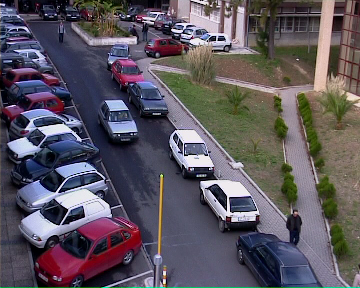
%> input picture Labs/MATERIAL/Pedestrian_dataBase/ped7c1352.tif, 360 x 288 px
$ octave Similarity-Metrics-in-Images.m   (GNU Octave 9; MATLAB toolbox functions it lacks are replaced by stand-ins)
%> lines starting %> are read from the running program, lines starting %| are printed output that depends on the picture


% Diferen鏰 de histogramas de imagens a cores,
% como medida de (de)semelhan鏰

clear all,

myPath = 'D:\CVI\JanPIV\teoricas\demos\database\';

N = 100; % Histograma de c魊 com 100 bins

img1 = imread(strcat(myPath,'ped7c1352.tif'));
%> img1 is the input picture: size 288x360x3 uint8; mean R, G, B 91.9, 86, 95.2
figure,
subplot(2,3,1);imshow(img1);
[nlin ncol dummy]=size(img1);
%> nlin = 288; ncol = 360; dummy = 3
npixels = nlin*ncol;
%> npixels = 103680
hr = imhist(img1(:,:,1),N)/npixels;
%> hr = 100 values, max 0.0293 at index 34, min 9.65e-06 at index 99, mean 0.01
hg = imhist(img1(:,:,2),N)/npixels;
%> hg = 100 values, max 0.0329 at index 34, min 9.65e-06 at index 97, mean 0.01
hb = imhist(img1(:,:,3),N)/npixels;
%> hb = 100 values, max 0.0341 at index 31, min 0.000858 at index 99, mean 0.01
H1 = [hr' hg' hb'];
%> H1 = 300 values, max 0.0341 at index 231, min 9.65e-06 at index 99, mean 0.01
subplot(2,3,4),bar(H1);

img2 = imread(strcat(myPath,'ped7c1350.tif'));
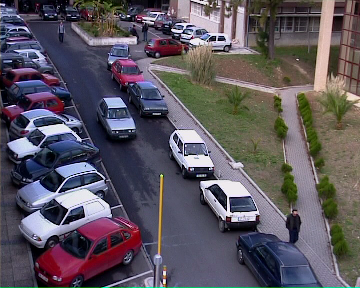
%> input picture Labs/MATERIAL/Pedestrian_dataBase/ped7c1350.tif, 360 x 288 px
%> img2 is the input picture: size 288x360x3 uint8; mean R, G, B 91.8, 85.9, 95.2
subplot(2,3,2);imshow(img2);
[nlin ncol dummy]=size(img2);
npixels = nlin*ncol;
hr = imhist(img2(:,:,1),N)/npixels;
%> hr = 100 values, max 0.0291 at index 34, min 3.86e-05 at index 99, mean 0.01
hg = imhist(img2(:,:,2),N)/npixels;
%> hg = 100 values, max 0.0319 at index 1, min 0 at index 99, mean 0.01
hb = imhist(img2(:,:,3),N)/npixels;
%> hb = 100 values, max 0.0341 at index 32, min 0.00108 at index 99, mean 0.01
H2 = [hr' hg' hb'];
%> H2 = 300 values, max 0.0341 at index 232, min 0 at index 199, mean 0.01
subplot(2,3,5),bar(H2);

img3 = imread(strcat(myPath,'Tiger2.jpg'));
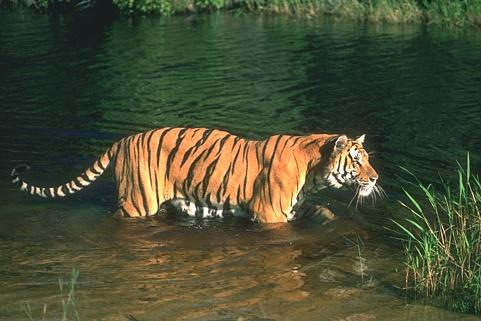
%> input picture Labs/MATERIAL/database/Tiger2.jpg, 481 x 321 px
%> img3 is the input picture: size 321x481x3 uint8; mean R, G, B 73, 76.9, 51.8
subplot(2,3,3),imshow(img3);
[nlin ncol dummy]=size(img3);
%> nlin = 321; ncol = 481
npixels = nlin*ncol;
%> npixels = 154401
hr = imhist(img3(:,:,1),N)/npixels;
%> hr = 100 values, max 0.067 at index 10, min 6.48e-05 at index 1, mean 0.01
hg = imhist(img3(:,:,2),N)/npixels;
%> hg = 100 values, max 0.049 at index 18, min 0 at index 1, mean 0.01
hb = imhist(img3(:,:,3),N)/npixels;
%> hb = 100 values, max 0.0837 at index 15, min 6.48e-06 at index 99, mean 0.01
H3 = [hr' hg' hb'];
%> H3 = 300 values, max 0.0837 at index 215, min 0 at index 101, mean 0.01
subplot(2,3,6),bar(H3);
%> after `bar(H3)`:
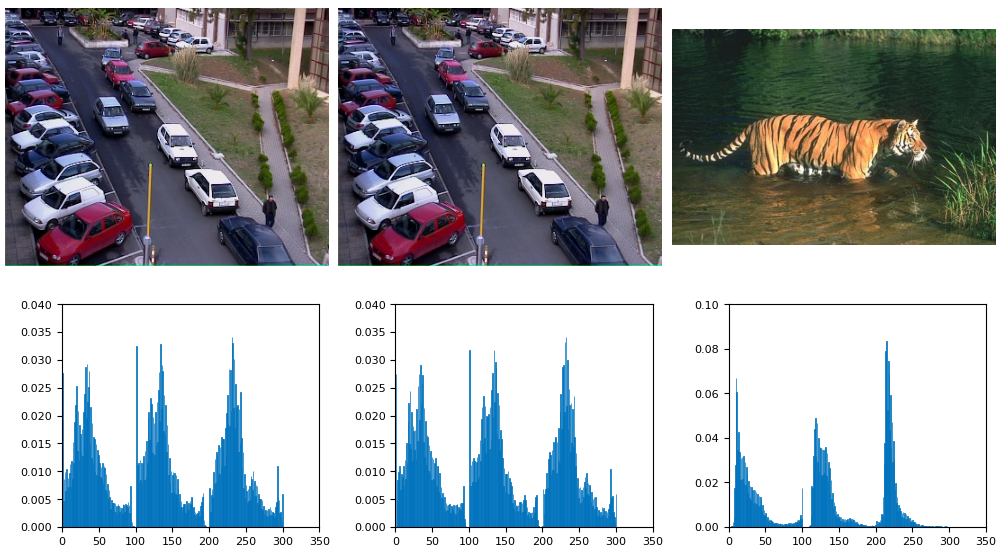
%> figure redrawn from the program's plot data, 6 panels

% ----------- Computation of similarity metrics ------------- %

d12 = sum(abs(H1-H2))/length(H1);
%> d12 = 0.000323
d13 = sum(abs(H1-H3))/length(H1);
%> d13 = 0.00796

Distances = [d12 d13]
%> Distances = [0.000323 0.00796]

% -------------------------------
intersection_12 =sum(min(H1,H2));
%> intersection_12 = 2.95
intersection_13 =sum(min(H1,H3));
%> intersection_13 = 1.81

Match = [ sum(min(H1,H2))/sum(H2)  sum(min(H1,H3))/sum(H3) ]
%> Match = [0.984 0.602]


% ----------  for gray level image ------------ %
[nlin ncol]=size(rgb2gray(img1));
%> nlin = 288; ncol = 360
npixels_1 = nlin*ncol;
%> npixels_1 = 103680
[nlin ncol]=size(rgb2gray(img2));
npixels_2 = nlin*ncol;
%> npixels_2 = 103680
[nlin ncol]=size(rgb2gray(img3));
%> nlin = 321; ncol = 481
npixels_3 = nlin*ncol;
%> npixels_3 = 154401

H1_g = imhist(rgb2gray(img1));
%> H1_g = 256 values, max 1272 at index 93, min 0 at index 249, mean 405
H2_g = imhist(rgb2gray(img2));
%> H2_g = 256 values, max 1355 at index 93, min 0 at index 252, mean 405
H3_g = imhist(rgb2gray(img3));
%> H3_g = 256 values, max 2740 at index 39, min 0 at index 1, mean 603.1

d12_g = sum(abs(H1_g-H2_g))/length(H1_g);
%> d12_g = 19.95
d13_g = sum(abs(H1_g-H3_g))/length(H1_g);
%> d13_g = 360.6

Distances = [d12_g d13_g]
%> Distances = [19.95 360.6]

intersection_g12 =sum(min(H1_g,H2_g));
%> intersection_g12 = 101127
intersection_g13 =sum(min(H1_g,H3_g));
%> intersection_g13 = 82878

Intersections= [ intersection_g12 intersection_g13 ];
%> Intersections = [101127 82878]
matching_g12 = intersection_g12/sum(H2_g);
%> matching_g12 = 0.975
matching_g13 = intersection_g13/sum(H3_g);
%> matching_g13 = 0.537

Matches = [ matching_g12 matching_g13]
%> Matches = [0.975 0.537]
